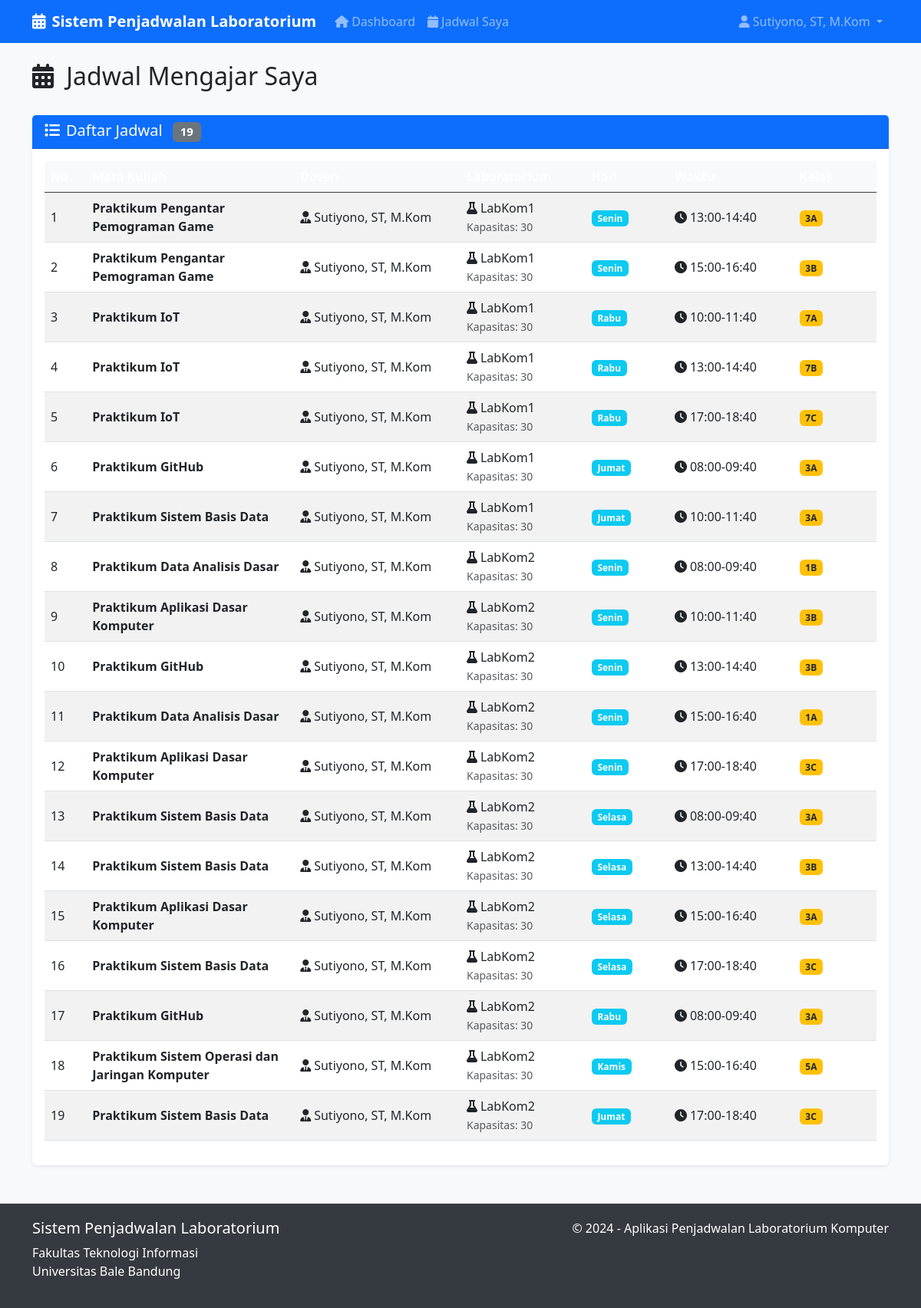
The page /schedules (signed in) on the database as committed earlier.
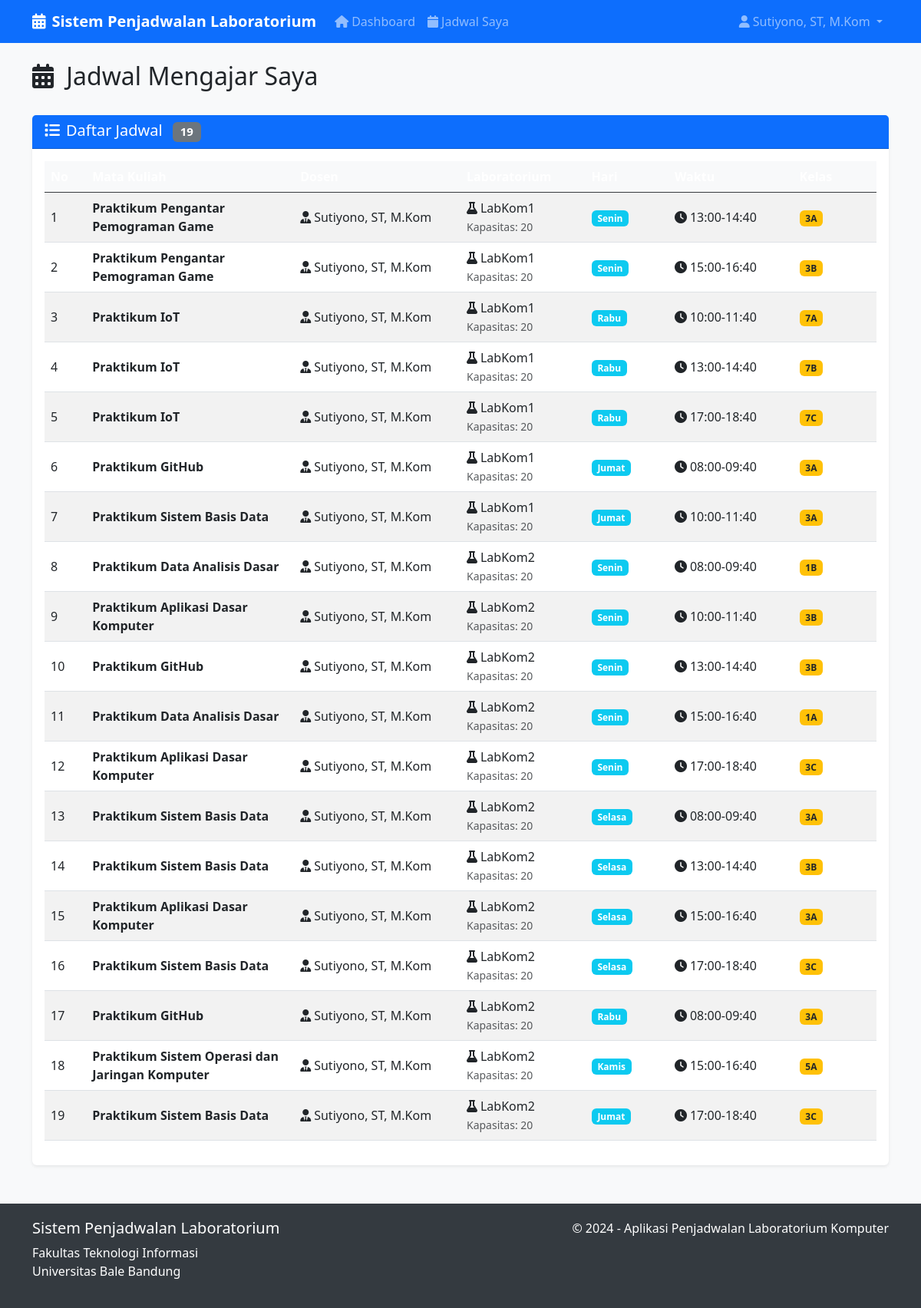
The same page on the database as committed later.
### app.py (models this page shows)
class User(db.Model):
    id = db.Column(db.Integer, primary_key=True)
    username = db.Column(db.String(80), unique=True, nullable=False)
    password = db.Column(db.String(120), nullable=False)
    role = db.Column(db.String(20), nullable=False)  # admin, staff, lecturer
    full_name = db.Column(db.String(100), nullable=False)
    schedules = db.relationship('Schedule', backref='lecturer', lazy=True)

class Schedule(db.Model):
    id = db.Column(db.Integer, primary_key=True)
    course_id = db.Column(db.Integer, db.ForeignKey('course.id'), nullable=False)
    lecturer_id = db.Column(db.Integer, db.ForeignKey('user.id'), nullable=False)
    lab_id = db.Column(db.Integer, db.ForeignKey('lab.id'), nullable=False)
    day = db.Column(db.String(10), nullable=False)  # Senin, Selasa, etc.
    time_slot = db.Column(db.String(20), nullable=False)  # 08:00-10:00, etc.
    class_name = db.Column(db.String(5), nullable=False)  # A, B, C
    created_at = db.Column(db.DateTime, default=datetime.utcnow)

class Course(db.Model):
    id = db.Column(db.Integer, primary_key=True)
    code = db.Column(db.String(20), unique=True, nullable=False)
    course_name = db.Column(db.String(100), nullable=False)
    semester = db.Column(db.Integer, nullable=False)  # 1-8
    sks = db.Column(db.Integer, nullable=False)  # 1-4
    schedules = db.relationship('Schedule', backref='course', lazy=True)

class Lab(db.Model):
    id = db.Column(db.Integer, primary_key=True)
    lab_name = db.Column(db.String(50), nullable=False)
    capacity = db.Column(db.Integer, nullable=False)
    schedules = db.relationship('Schedule', backref='laboratory', lazy=True)

### app.py (the view)
@app.route('/schedules')
def schedules():
    if 'user_id' not in session:
        return redirect(url_for('login'))
    user = User.query.get(session['user_id'])
    query = Schedule.query
    if user.role == 'lecturer':
        query = query.filter_by(lecturer_id=user.id)
    lab_id = request.args.get('lab_id')
    day = request.args.get('day')
    semester = request.args.get('semester')
    class_name = request.args.get('class_name')
    if lab_id:
        query = query.filter_by(lab_id=lab_id)
    if day:
        query = query.filter_by(day=day)
    if class_name:
        query = query.filter_by(class_name=class_name)
    if semester:
        query = query.join(Course).filter(Course.semester == semester)
    schedules = query.all()
    return render_template('schedules.html', schedules=schedules, user=user, labs=Lab.query.all())

### templates/schedules.html (shortened to what this page needs)
{% extends "base.html" %}
{% block content %}
<div class="row">
    <div class="col-12">
        <div class="d-flex justify-content-between align-items-center mb-4">
            <h2>
                <i class="fas fa-calendar-alt me-2"></i>
                {% if user.role == 'lecturer' %}Jadwal Mengajar Saya{% else %}Manajemen Jadwal{% endif %}
            </h2>
        </div>
    </div>
</div>
<div class="row">
    <div class="col-12">
        <div class="card">
            <div class="card-header">
                <h5 class="mb-0">
                    <i class="fas fa-list me-2"></i>Daftar Jadwal
                    {% if schedules %}
                    <span class="badge bg-secondary ms-2">{{ schedules|length }}</span>
                    {% endif %}
                </h5>
            </div>
            <div class="card-body">
                {% if schedules %}
                <div class="table-responsive">
                    <table class="table table-striped table-hover align-middle">
                        <thead class="table-dark">
                            <tr>
                                <th style="width: 5%">No</th>
                                <th style="width: 25%">Mata Kuliah</th>
                                <th style="width: 20%">Dosen</th>
                                <th style="width: 15%">Laboratorium</th>
                                <th style="width: 10%">Hari</th>
                                <th style="width: 15%">Waktu</th>
                                <th style="width: 10%">Kelas</th>
                            </tr>
                        </thead>
                        <tbody>
                            {% for schedule in schedules %}
                            <tr>
                                <td>{{ loop.index }}</td>
                                <td>
                                    <strong>{{ schedule.course.course_name }}</strong>
                                </td>
                                <td>
                                    <i class="fas fa-user-tie me-1"></i>{{ schedule.lecturer.full_name }}
                                </td>
                                <td>
                                    <i class="fas fa-flask me-1"></i>{{ schedule.laboratory.lab_name }}
                                    <br><small class="text-muted">Kapasitas: {{ schedule.laboratory.capacity }}</small>
                                </td>
                                <td>
                                    <span class="badge bg-info">{{ schedule.day }}</span>
                                </td>
                                <td>
                                    <i class="fas fa-clock me-1"></i>{{ schedule.time_slot }}
                                </td>
                                <td>
                                    <span class="badge bg-warning text-dark">{{ schedule.course.semester }}{{
                                        schedule.class_name }}</span>
                                </td>
                            </tr>
                            {% endfor %}
                        </tbody>
                    </table>
                </div>
                {% endif %}
            </div>
        </div>
    </div>
</div>
{% endblock %}

### templates/base.html (shortened to what this page needs)
<!DOCTYPE html>
<html lang="id">
<head>
    <link href="https://cdn.jsdelivr.net/npm/bootstrap@5.3.0/dist/css/bootstrap.min.css" rel="stylesheet">
    <link href="https://cdnjs.cloudflare.com/ajax/libs/font-awesome/6.0.0/css/all.min.css" rel="stylesheet">
</head>
<body>
    <nav class="navbar navbar-expand-lg navbar-dark bg-primary">
        <div class="container">
            <a class="navbar-brand" href="{{ url_for('dashboard') }}">
                <i class="fas fa-calendar-alt me-2"></i>Sistem Penjadwalan Laboratorium
            </a>
            {% if session.user_id %}
            <div class="collapse navbar-collapse" id="navbarNav">
                <ul class="navbar-nav me-auto">
                    <li class="nav-item">
                        <a class="nav-link" href="{{ url_for('dashboard') }}">
                            <i class="fas fa-home me-1"></i>Dashboard
                        </a>
                    </li>
                    {% if session.role == 'lecturer' %}
                    <li class="nav-item">
                        <a class="nav-link" href="{{ url_for('schedules') }}">
                            <i class="fas fa-calendar me-1"></i>Jadwal Saya
                        </a>
                    </li>
                    {% endif %}
                </ul>
                <ul class="navbar-nav">
                    <li class="nav-item dropdown">
                        <a class="nav-link dropdown-toggle" href="#" role="button" data-bs-toggle="dropdown">
                            <i class="fas fa-user me-1"></i>{{ session.full_name }}
                        </a>
                    </li>
                </ul>
            </div>
            {% endif %}
        </div>
    </nav>
    <div class="container mt-4">
        {% block content %}{% endblock %}
    </div>
    <footer class="footer">
        <div class="container">
            <div class="row">
                <div class="col-md-6">
                    <h5>Sistem Penjadwalan Laboratorium</h5>
                    <p>Fakultas Teknologi Informasi<br>Universitas Bale Bandung</p>
                </div>
                <div class="col-md-6 text-md-end">
                    <p>&copy; 2024 - Aplikasi Penjadwalan Laboratorium Komputer</p>
                </div>
            </div>
        </div>
    </footer>
</body>
</html>

### templates/base.html (style rules this page uses)
body { background-color: #f8f9fa; }
.navbar-brand { font-weight: bold; }
.card { box-shadow: 0 0.125rem 0.25rem rgba(0, 0, 0, 0.075); border: none; }
.card-header { background-color: #0d6efd; color: white; font-weight: 600; }
.table th { background-color: #f8f9fa; border-top: none; }
.footer { background-color: #343a40; color: white; padding: 20px 0; margin-top: 50px; }

Rows that differ between the two databases and show on the page:
changed through a linked row, Schedule (number 1 of 19 on the later page): laboratory.capacity "30" → "20"
changed through a linked row, Schedule (number 2 of 19 on the later page): laboratory.capacity "30" → "20"
changed through a linked row, Schedule (number 3 of 19 on the later page): laboratory.capacity "30" → "20"
changed through a linked row, Schedule (number 4 of 19 on the later page): laboratory.capacity "30" → "20"
changed through a linked row, Schedule (number 5 of 19 on the later page): laboratory.capacity "30" → "20"
changed through a linked row, Schedule (number 6 of 19 on the later page): laboratory.capacity "30" → "20"
changed through a linked row, Schedule (number 7 of 19 on the later page): laboratory.capacity "30" → "20"
changed through a linked row, Schedule (number 8 of 19 on the later page): laboratory.capacity "30" → "20"
changed through a linked row, Schedule (number 9 of 19 on the later page): laboratory.capacity "30" → "20"
changed through a linked row, Schedule (number 10 of 19 on the later page): laboratory.capacity "30" → "20"
changed through a linked row, Schedule (number 11 of 19 on the later page): laboratory.capacity "30" → "20"
changed through a linked row, Schedule (number 12 of 19 on the later page): laboratory.capacity "30" → "20"
changed through a linked row, Schedule (number 13 of 19 on the later page): laboratory.capacity "30" → "20"
changed through a linked row, Schedule (number 14 of 19 on the later page): laboratory.capacity "30" → "20"
changed through a linked row, Schedule (number 15 of 19 on the later page): laboratory.capacity "30" → "20"
changed through a linked row, Schedule (number 16 of 19 on the later page): laboratory.capacity "30" → "20"
changed through a linked row, Schedule (number 17 of 19 on the later page): laboratory.capacity "30" → "20"
changed through a linked row, Schedule "Kamis": laboratory.capacity "30" → "20"
changed through a linked row, Schedule (number 19 of 19 on the later page): laboratory.capacity "30" → "20"
